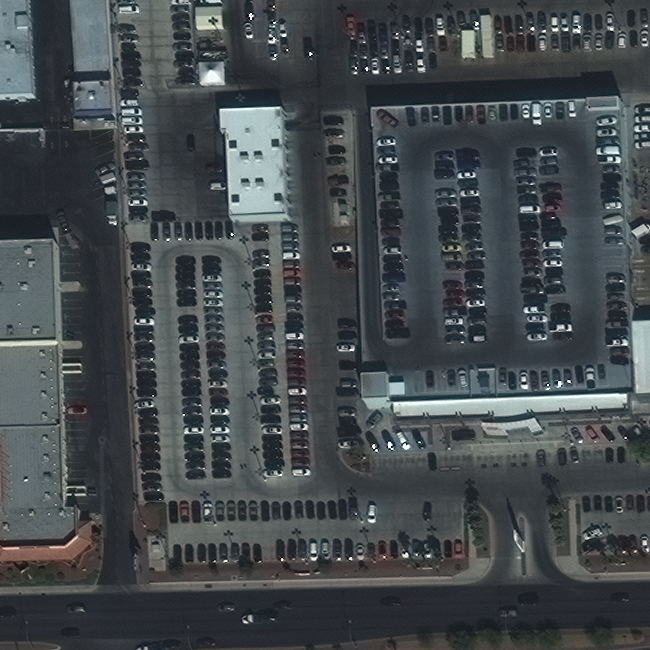
#> input picture src/ComputerVision/Experimental/Imgs/580.png, 650 x 650 px
$ jupyter execute --allow-errors Algos.ipynb
#> lines starting #> are read from the running program, lines starting #| are printed output that depends on the picture; after the words box and inside, x2 and y2 are one past the last pixel; in counts of white or black regions, pixels touching at a corner belong together; pictures that were not available may be replaced by others from this repository, and a replacement may not be noted
[cell 1]
#Watershed Algo

import numpy as np
import cv2 as cv
from matplotlib import pyplot as plt
from PIL import Image


img = cv.imread('580.png', cv.IMREAD_ANYCOLOR)
#> img is the input picture: shape (650, 650, 3); mean B, G, R 77.4, 74.4, 68.4
# Convert RGB to HSV
hsv = cv.cvtColor(img, cv.COLOR_RGB2HSV)
#> hsv: shape (650, 650, 3); mean H, S, V 30.8, 39.8, 78.4
# define range of gray color in HSV
lower_gray = np.array([0, 0, 0])
upper_gray = np.array([255, 50, 255])
# Threshold the HSV image to get only gray colors
thresh = cv.inRange(hsv, lower_gray, upper_gray)
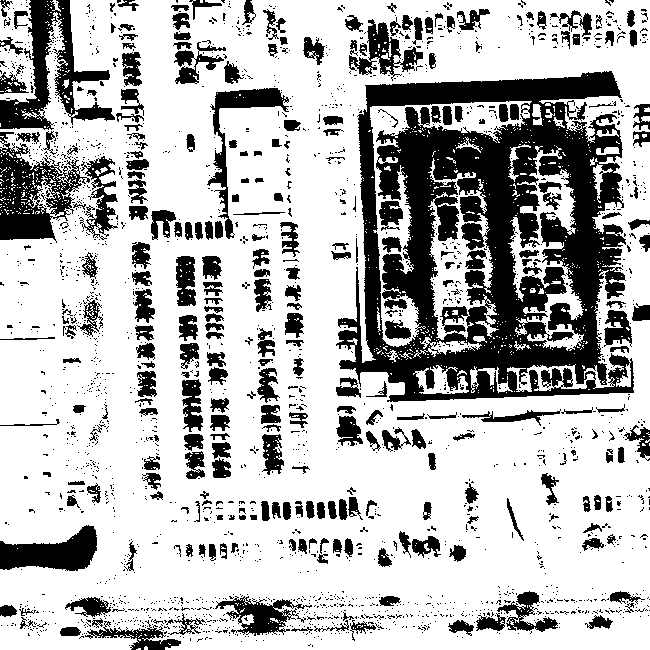
#> thresh: shape (650, 650); 71.8% white; 2184 black regions (1886 under 20 px), largest, box (x1, y1, x2, y2) and area: (336, 71, 634, 402) 54696, (0, 0, 115, 130) 5098, (0, 132, 90, 243) 4558


#gray = cv.cvtColor(img,cv.COLOR_BGR2GRAY)
#ret, thresh = cv.threshold(gray,0,255,cv.THRESH_BINARY_INV+cv.THRESH_OTSU)
#print(ret)

# noise removal
kernel = np.ones((3,3),np.uint8)
opening = cv.morphologyEx(thresh,cv.MORPH_OPEN,kernel, iterations = 2)
#> opening: shape (650, 650); 62.4% white; 375 black regions (255 under 20 px), largest, box (x1, y1, x2, y2) and area: (336, 9, 650, 411) 78104, (0, 0, 309, 245) 24883, (60, 591, 413, 650) 8796
# sure background area
sure_bg = cv.dilate(opening,kernel,iterations=3)
#> sure_bg: shape (650, 650); 79% white; 140 black regions (44 under 20 px), largest, box (x1, y1, x2, y2) and area: (341, 74, 631, 398) 53772, (0, 0, 113, 241) 11486, (82, 600, 209, 650) 1909
closing = cv.morphologyEx(thresh,cv.MORPH_CLOSE,kernel, iterations = 2)
#> closing: shape (650, 650); 81.3% white; 274 black regions, largest, box (x1, y1, x2, y2) and area: (340, 118, 621, 402) 28869, (366, 72, 620, 107) 5480, (359, 112, 383, 349) 3089
# Finding sure foreground area
#dist_transform = cv.distanceTransform(opening,cv.DIST_L2,5)
#ret, sure_fg = cv.threshold(dist_transform,0.7*dist_transform.max(),255,0)
sure_fg = cv.erode(closing,kernel,iterations=3)
#> sure_fg: shape (650, 650); 67.1% white; 112 black regions, largest, box (x1, y1, x2, y2) and area: (336, 69, 636, 405) 72355, (0, 0, 54, 143) 3834, (0, 523, 100, 574) 3464

# Finding unknown region
sure_fg = np.uint8(sure_fg)
unknown = cv.subtract(sure_bg,sure_fg)
#> unknown: shape (650, 650); 14.8% white; 239 white regions (26 under 20 px), largest, box (x1, y1, x2, y2) and area: (343, 69, 623, 364) 4866, (337, 347, 636, 405) 3727, (61, 0, 116, 123) 1715

# Marker labelling
ret, markers = cv.connectedComponents(sure_fg)
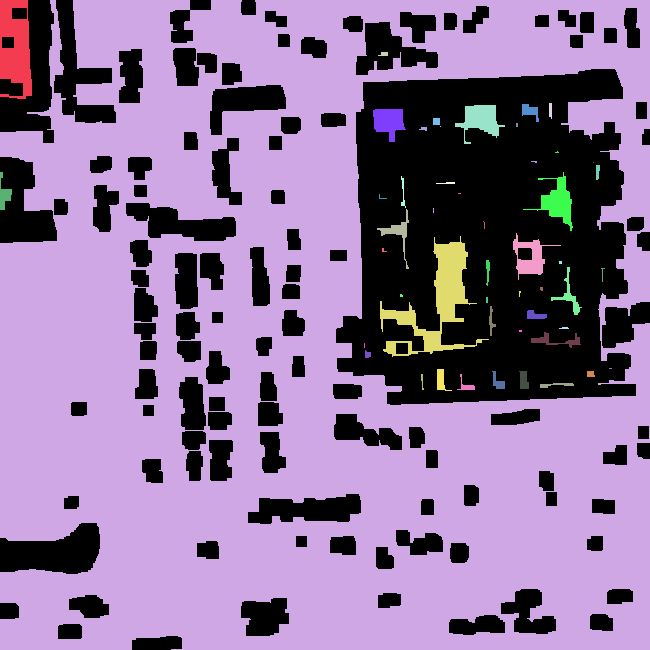
#> markers: shape (650, 650) int32; 51 distinct labels, from 0 to 50; one colour per label, 0 black
#> ret = 51
# Add one to all labels so that sure background is not 0, but 1
markers = markers+1
#> markers: shape (650, 650) int32; 51 distinct labels, from 1 to 51
# Now, mark the region of unknown with zero
markers[unknown==255] = 0

markers = cv.watershed(img,markers)
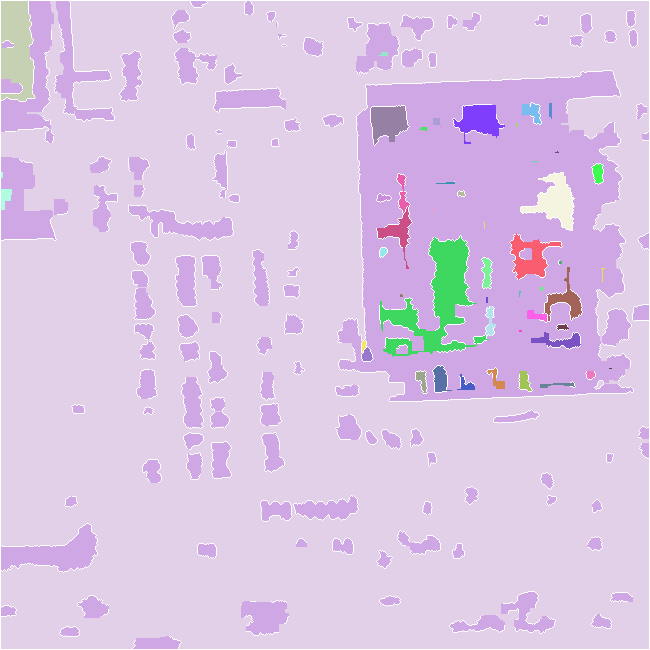
#> markers: shape (650, 650) int32; 52 distinct labels, from -1 to 51; one colour per label, 0 black, -1 white
img[markers == -1] = [255,0,0]
#> img: shape (650, 650, 3); 3.2% of pixels changed, all inside (x1, y1, x2, y2) = (0, 0, 650, 650)


cv.imshow("pic", img)
cv.waitKey(0)
cv.destroyAllWindows()

[cell 2]
#Dilation and Erosion


# Python program to demonstrate erosion and
# dilation of images.
import cv2
import numpy as np

# Reading the input image
img = cv2.imread('ToContour.jpg', 0)
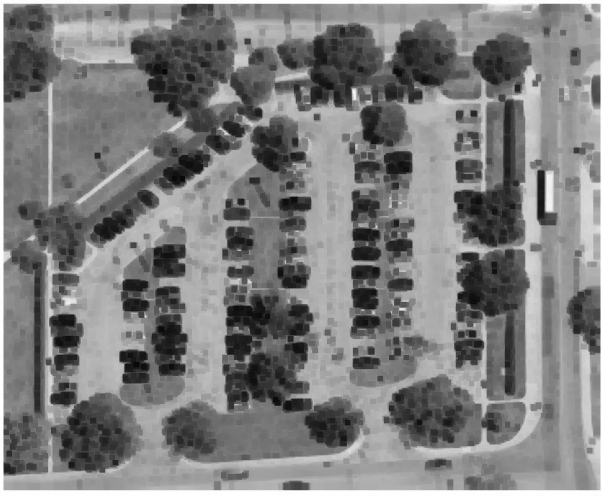
#> input picture src/ComputerVision/Experimental/Imgs/ToContour.png, 609 x 497 px, given in place of ToContour.jpg, which was not available
#> img is the input picture: shape (497, 609); min 8, max 255, mean 127.1

# Taking a matrix of size 5 as the kernel
kernel = np.ones((5, 5), np.uint8)

# The first parameter is the original image,
# kernel is the matrix with which image is
# convolved and third parameter is the number
# of iterations, which will determine how much
# you want to erode/dilate a given image.
img_erosion = cv2.erode(img, kernel, iterations=1)
img_dilation = cv2.dilate(img, kernel, iterations=1)

# cv2.imshow('Input', img)
# cv2.imshow('Erosion', img_erosion)
# cv2.imshow('Dilation', img_dilation)

cv2.imshow("Parking Lots", img)
cv2.waitKey(0)
cv2.destroyAllWindows()

# Saving the image
cv2.imwrite('ToContour.png', img_erosion)
#> Out = True

[cell 3]
#Contouring

import cv2
import numpy as np

# Let's load a simple image with 3 black squares
image = cv2.imread('ToContour.png')
#> image: shape (497, 609, 3); min 8, max 255, mean 110.5
cv2.waitKey(0)

# Grayscale
gray = cv2.cvtColor(image, cv2.COLOR_BGR2GRAY)

# Find Canny edges
edged = cv2.Canny(gray, 30, 200)
#> edged: shape (497, 609); 10.5% white in thin lines or dots
cv2.waitKey(0)

# Finding Contours
# Use a copy of the image e.g. edged.copy()
# since findContours alters the image
contours, hierarchy = cv2.findContours(edged,
	cv2.RETR_EXTERNAL, cv2.CHAIN_APPROX_NONE)
#> contours = 127 contours, 63 with area under 20; largest, box (x1, y1, x2, y2) and area: (381, 188, 539, 452) 7142, (413, 30, 539, 254) 5084, (1, 1, 603, 493) 4618, (150, 62, 324, 195) 4376, (347, 86, 417, 379) 2759

cv2.imshow('Canny Edges After Contouring', edged)
cv2.waitKey(0)

print("Number of Contours found = " + str(len(contours)))
#| Number of Contours found = 127

# Draw all contours
# -1 signifies drawing all contours
cv2.drawContours(image, contours, -1, (0, 255, 0), 3)

cv2.imshow('Contours', image)
cv2.imwrite('Contoured.png', image)
cv2.waitKey(0)
cv2.destroyAllWindows()

[cell 4]
#Experiment 1

import numpy as np
import cv2

# Load the aerial image
img = cv2.imread("aerial-view-bird-s-eye-view-cars-design.jpg")
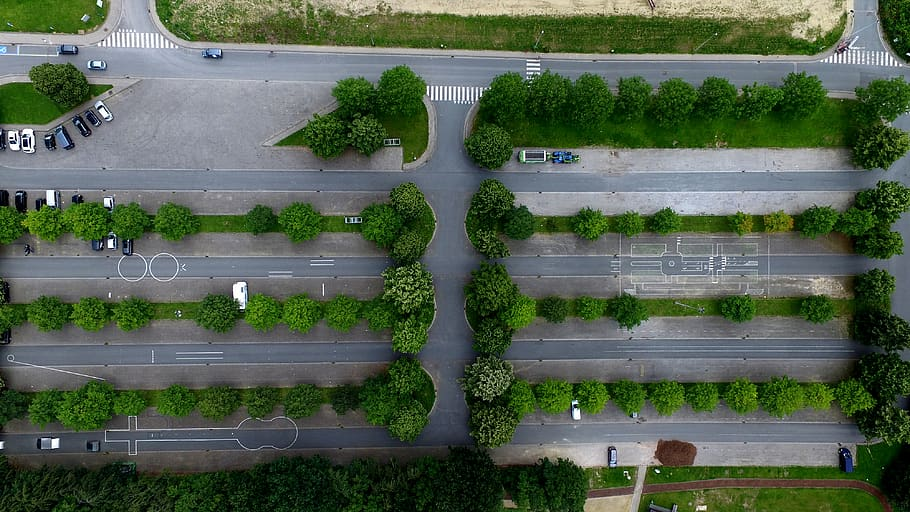
#> input picture src/ComputerVision/Experimental/Imgs/aerial-view-bird-s-eye-view-cars-design.jpg, 910 x 512 px
#> img is the input picture: shape (512, 910, 3); mean B, G, R 78.8, 96.8, 82.8

# Convert the image to grayscale
gray = cv2.cvtColor(img, cv2.COLOR_BGR2GRAY)

# Apply thresholding to the grayscale image to create a binary image
_, binary = cv2.threshold(gray, 130, 255, cv2.THRESH_BINARY)
#> binary: shape (512, 910); 21.2% white; 1740 white regions (1630 under 20 px), largest, box (x1, y1, x2, y2) and area: (0, 0, 910, 209) 55531, (507, 142, 848, 216) 16318, (541, 238, 841, 298) 4327

# Use morphological operations to remove noise and fill in small gaps in the image
kernel = cv2.getStructuringElement(cv2.MORPH_RECT, (5, 5))
binary = cv2.morphologyEx(binary, cv2.MORPH_CLOSE, kernel)
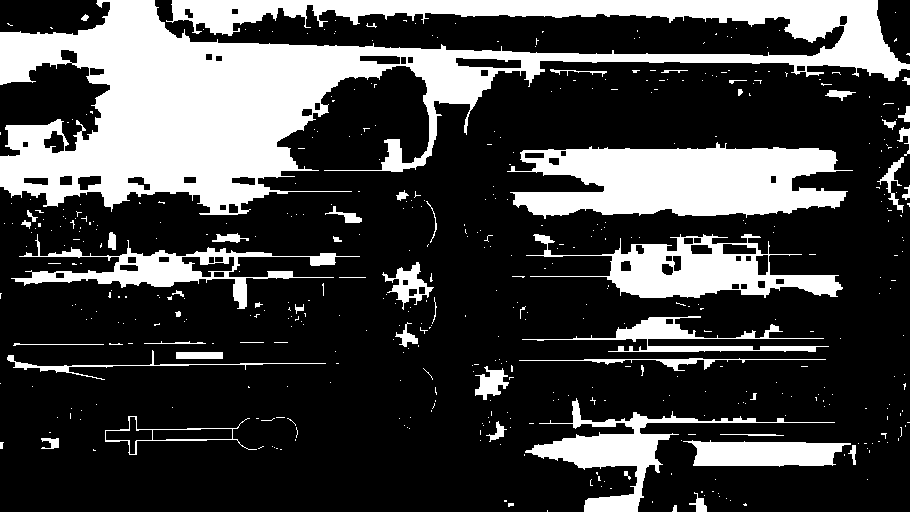
#> binary: shape (512, 910); 26.3% white; 480 white regions (424 under 20 px)

# Use contour detection to find the contours of the parking lot
contours, _ = cv2.findContours(binary, cv2.RETR_EXTERNAL, cv2.CHAIN_APPROX_SIMPLE)
#> contours = 480 contours, 443 with area under 20; largest, box (x1, y1, x2, y2) and area: (0, 0, 910, 215) 70622, (507, 142, 853, 219) 17750, (526, 234, 843, 298) 8967, (11, 234, 360, 309) 5278, (525, 398, 835, 512) 5260

# Iterate over the contours and draw rectangles around the parking lots
for c in contours:
    x, y, w, h = cv2.boundingRect(c)
    cv2.rectangle(img, (x, y), (x + w, y + h), (0, 255, 0), 2)
#> this loop made 480 passes
#> (x, y, w, h) on passes 2 to 4: (672, 505, 5, 7), (743, 503, 4, 3), (508, 503, 6, 4)
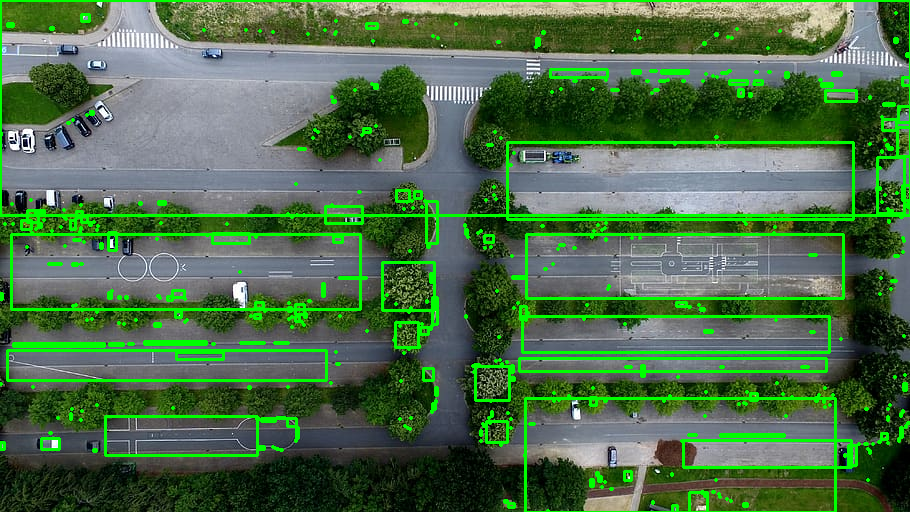
#> img: shape (512, 910, 3); 8.38% of pixels changed, all inside (x1, y1, x2, y2) = (0, 0, 910, 512)

# Show the original image with the parking lots highlighted
cv2.imshow("Parking Lots", img)
cv2.waitKey(0)
cv2.destroyAllWindows()

[cell 5]
#Experiment 2

import numpy as np
import cv2

# Load the image
img = cv2.imread('aerial-view-bird-s-eye-view-cars-design.jpg')

# Convert the image to grayscale
gray = cv2.cvtColor(img, cv2.COLOR_BGR2GRAY)

# Apply a Gaussian blur to the image to reduce noise
gray = cv2.GaussianBlur(gray, (5, 5), 0)

# Apply Canny edge detection to the image
edges = cv2.Canny(gray, 50, 150)
#> edges: shape (512, 910); 9.2% white in thin lines or dots

# Create a kernel for morphological operations
kernel = cv2.getStructuringElement(cv2.MORPH_ELLIPSE, (5, 5))
#> kernel = [[0, 0, 1, 0, 0], [1, 1, 1, 1, 1], [1, 1, 1, 1, 1], [1, 1, 1, 1, 1], [0, 0, 1, 0, 0]]

# Apply a closing operation to close gaps in the edges
closed = cv2.morphologyEx(edges, cv2.MORPH_CLOSE, kernel)
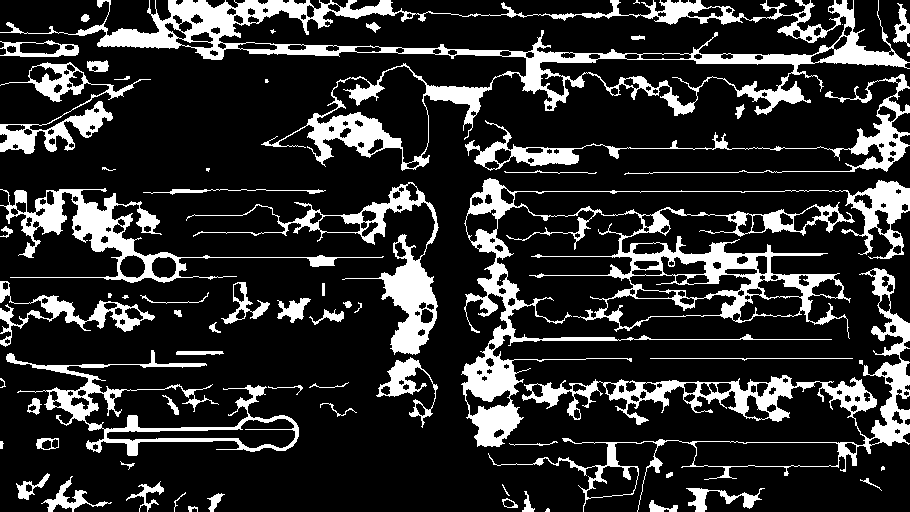
#> closed: shape (512, 910); 18.4% white; 68 white regions (12 under 20 px)

# Create a blank mask to hold the road regions
mask = np.zeros_like(closed)

# Define the ROI (region of interest) for the roads
im2, contours, = cv2.findContours(closed, cv2.RETR_TREE, cv2.CHAIN_APPROX_SIMPLE)
#> im2 = 327 contours, 26 with area under 20; largest, box (x1, y1, x2, y2) and area: (0, 0, 910, 171) 52268, (461, 178, 910, 447) 26832, (218, 9, 847, 56) 19174, (488, 268, 910, 512) 15112, (6, 350, 299, 456) 6504; contours = 327 rows, first 6: [1, -1, -1, -1], [2, 0, -1, -1], [3, 1, -1, -1], [5, 2, 4, -1], [-1, -1, -1, 3], [6, 3, -1, -1]

# Iterate through the contours and fill in the mask for the road regions
#> (the rest of this cell did not finish here and is left out)

[cell 6]
#Video Color FILTER

import cv2
import numpy as np

cap = cv2.VideoCapture(0)

while(1):
	_, frame = cap.read()
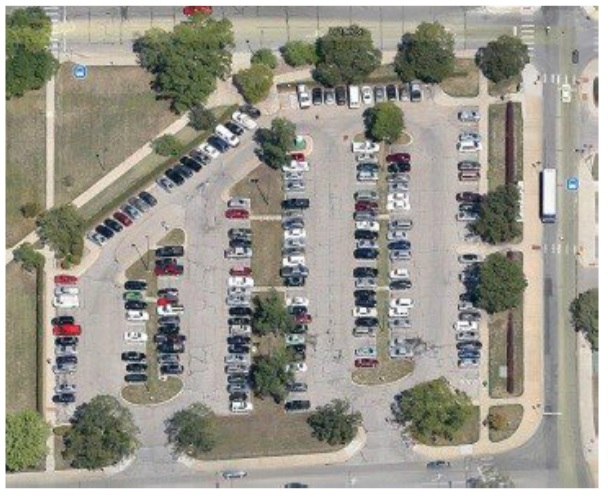
#> input picture src/ComputerVision/Experimental/Imgs/Satellite_photo_of_old_Lot_54.jpg, 609 x 497 px, given in place of the camera
#> frame is the input picture: shape (497, 609, 3); mean B, G, R 141.9, 152.5, 155.4
	# It converts the BGR color space of image to HSV color space
	hsv = cv2.cvtColor(frame, cv2.COLOR_BGR2HSV)
#> hsv: shape (497, 609, 3); mean H, S, V 40.9, 33.6, 158

	# Threshold of blue in HSV space
	lower_blue = np.array([60, 35, 140])
	upper_blue = np.array([180, 255, 255])

	# preparing the mask to overlay
	mask = cv2.inRange(hsv, lower_blue, upper_blue)
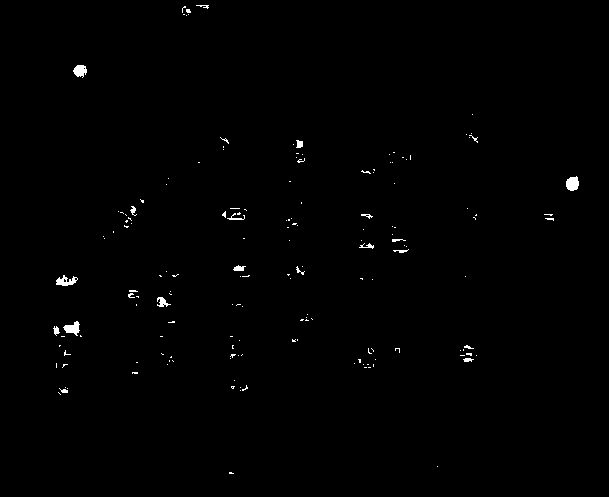
#> mask: shape (497, 609); 0.56% white; 163 white regions (143 under 20 px), largest, box (x1, y1, x2, y2) and area: (566, 176, 579, 191) 152, (63, 321, 80, 336) 141, (56, 275, 78, 286) 133

	# The black region in the mask has the value of 0,
	# so when multiplied with original image removes all non-blue regions
	result = cv2.bitwise_and(frame, frame, mask = mask)

	cv2.imshow('frame', frame)
	cv2.imshow('mask', mask)
	cv2.imshow('result', result)

	cv2.waitKey(0)

cv2.destroyAllWindows()
cap.release()
